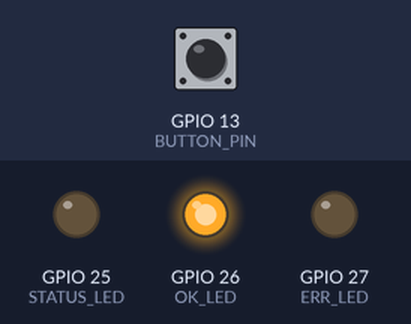
Simulated run of this sketch. Board: ESP32. Parts: output pins drawn as LEDs (lit = HIGH). Inputs (shaded band) come from the test bench; at power-on: GPIO 13 (BUTTON_PIN) HIGH. WiFi joins after 1.5 s; servers stay silent unless stated; uploads are accepted with an empty reply; what the sketch prints to the serial monitor is not drawn.

Above: at 0.4 s.
At 4.0 s:
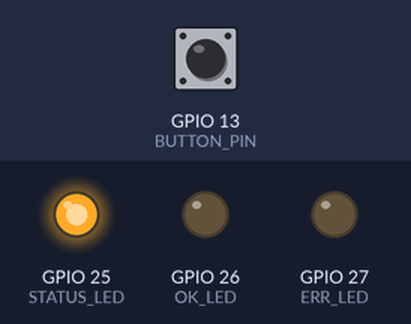
4.1 s: GPIO 13 (BUTTON_PIN) pulled LOW for 0.15 s
At 4.95 s:
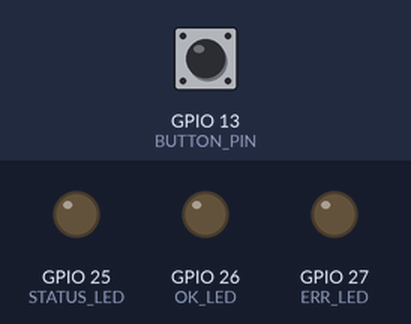
Timing chart, 0 to 7.1 s (numbered marks = the images above; inputs shaded):
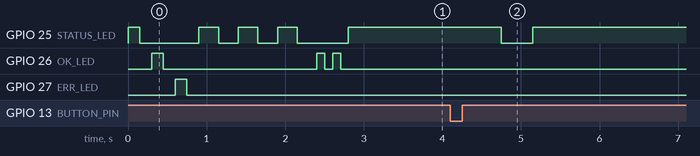

The sketch:

WiFi.ino
```cpp
/*
  ESP32 button -> Apple Watch "danger mode" alert with stiffness control
  ----------------------------------------------------------------------
  Press the button and your Apple Watch buzzes with "Danger mode approached"
  and asks whether to increase stiffness. The notification has two buttons,
  "Increase stiffness" and "Decrease stiffness", which send a command back to
  the ESP32 and change the stiffness level (0 to MAX_STIFFNESS).
  Uses ntfy.sh (free, no account) over WiFi: install the "ntfy" app on your
  iPhone and subscribe to NTFY_TOPIC. iPhone notifications mirror to the Watch.

  LEDs show the stiffness level (one LED stays on):
    Green  (OK_LED)      = low stiffness     (level 0-1)
    Yellow (STATUS_LED)  = medium stiffness  (level 2-3)
    Red    (ERR_LED)     = high stiffness    (level 4-5)
  Other LED signals:
    Yellow blinking      = connecting to WiFi, solid while sending
    New level's LED      flashes 3x when the stiffness changes
    Red flashes 3x       = send failed (check WiFi / topic)
    Current LED flashes 1x when stiffness is already at max / min

  Wiring (resistors are 220-330 ohm):
    Button:      one leg -> GPIO 13, other leg -> GND   (internal pull-up, no resistor needed)
    Yellow LED:  GPIO 25 -> resistor -> LED long leg; LED short leg -> GND
    Green LED:   GPIO 26 -> resistor -> LED long leg; LED short leg -> GND
    Red LED:     GPIO 27 -> resistor -> LED long leg; LED short leg -> GND

  Board:   any ESP32 (Tools > Board > esp32 > "ESP32 Dev Module")
  Library: all built into the ESP32 Arduino core
*/

#include <WiFi.h>
#include <HTTPClient.h>
#include <WiFiClientSecure.h>

// ---- Change these ----
#include "secrets.h"   // WIFI_SSID and WIFI_PASS (copy secrets.example.h to secrets.h)
const char *NTFY_TOPIC = "dte-esp32-change-me-8f3k2";      // ESP32 -> phone. Make it random; anyone who knows it can read it
const char *NTFY_CMD_TOPIC = "dte-esp32-change-me-8f3k2-cmd";  // phone -> ESP32

#define BUTTON_PIN  13
#define STATUS_LED  25
#define OK_LED      26
#define ERR_LED     27

#define DEBOUNCE_MS 50
#define COOLDOWN_MS 2000   // ignore presses for 2 s after sending (ntfy rate-limits spam)
#define POLL_MS     3000   // how often to check for commands from the phone
#define MAX_STIFFNESS 5    // stiffness levels go from 0 (softest) to this
#define START_STIFFNESS 2

int pressCount = 0;
int stiffness = START_STIFFNESS;
int lastReading = HIGH;
int buttonState = HIGH;
unsigned long lastChange = 0;
unsigned long lastSent = 0;
unsigned long lastPoll = 0;
String lastCmdId = "";     // id of the last command handled, so each runs once

void flash(int pin, int times, int ms) {
  int before = digitalRead(pin);   // restore afterwards, so a phone-set "on" stays on
  for (int i = 0; i < times; i++) {
    digitalWrite(pin, HIGH); delay(ms);
    digitalWrite(pin, LOW);  delay(ms);
  }
  digitalWrite(pin, before);
}

void listNetworks() {
  // Prints every WiFi network the ESP32 can see. If yours isn't listed, it's
  // probably 5 GHz only (ESP32 needs 2.4 GHz) or out of range.
  Serial.println("Networks the ESP32 can see:");
  int n = WiFi.scanNetworks();
  for (int i = 0; i < n; i++) {
    Serial.printf("  \"%s\"  signal %d dBm  %s\n", WiFi.SSID(i).c_str(), WiFi.RSSI(i),
                  WiFi.encryptionType(i) == WIFI_AUTH_WPA2_ENTERPRISE ? "(enterprise login, won't work)" : "");
  }
  if (n == 0) Serial.println("  (none found)");
  WiFi.scanDelete();
}

bool wifiStarted = false;

void connectWiFi() {
  if (WiFi.status() == WL_CONNECTED) return;

  if (!wifiStarted) {
    Serial.printf("Connecting to WiFi \"%s\"", WIFI_SSID);
    WiFi.mode(WIFI_STA);
    WiFi.setAutoReconnect(true);
    WiFi.setSleep(false);               // phone hotspots often drop ESP32s that use WiFi power-saving
    WiFi.begin(WIFI_SSID, WIFI_PASS);   // only called once; calling it again mid-attempt causes "sta is connecting"
    wifiStarted = true;
  } else {
    Serial.print("WiFi dropped, reconnecting");
    WiFi.reconnect();
  }

  unsigned long start = millis();
  while (WiFi.status() != WL_CONNECTED && millis() - start < 15000) {
    digitalWrite(STATUS_LED, !digitalRead(STATUS_LED));   // blink while connecting
    delay(250);
    Serial.print(".");
  }
  digitalWrite(STATUS_LED, LOW);
  if (WiFi.status() == WL_CONNECTED) {
    Serial.print(" connected, IP ");
    Serial.println(WiFi.localIP());
  } else {
    // 1 = network not found, 4 = connect failed (usually wrong password), 6 = disconnected
    Serial.printf(" FAILED (status %d)\n", WiFi.status());
    WiFi.disconnect();   // stop trying so the scan below can run
    delay(200);
    listNetworks();
  }
}

// Which LED shows the current stiffness: green = low, yellow = medium, red = high.
int stiffnessLed() {
  if (stiffness <= 1) return OK_LED;
  if (stiffness <= 3) return STATUS_LED;
  return ERR_LED;
}

// Turns on only the LED for the current stiffness.
void showStiffness() {
  digitalWrite(OK_LED, LOW);
  digitalWrite(STATUS_LED, LOW);
  digitalWrite(ERR_LED, LOW);
  digitalWrite(stiffnessLed(), HIGH);
}

// Sets a new stiffness level and shows it on the LEDs.
// This is where the damper / actuator output goes once it is wired up
// (e.g. set the MR coil PWM duty from the level).
void setStiffness(int level) {
  stiffness = level;
  Serial.printf("Stiffness now %d/%d\n", stiffness, MAX_STIFFNESS);
  showStiffness();
  flash(stiffnessLed(), 3, 150);   // flash the new colour so the change is obvious
}

// Sends a notification. withStiffnessButtons adds the increase / decrease buttons.
bool sendNotification(const String &title, const String &message,
                      const char *priority, const char *tags, bool withStiffnessButtons) {
  connectWiFi();
  if (WiFi.status() != WL_CONNECTED) return false;

  digitalWrite(STATUS_LED, HIGH);
  WiFiClientSecure client;
  client.setInsecure();               // skips certificate check; fine for a prototype
  HTTPClient http;
  http.begin(client, String("https://ntfy.sh/") + NTFY_TOPIC);
  http.addHeader("Title", title);
  http.addHeader("Priority", priority);  // "urgent"/"high" give a stronger buzz on the watch
  http.addHeader("Tags", tags);          // shows an emoji on the notification
  if (withStiffnessButtons) {
    // Buttons on the notification that send a command back to the ESP32.
    String cmdUrl = String("https://ntfy.sh/") + NTFY_CMD_TOPIC;
    http.addHeader("Actions", "http, Increase stiffness, " + cmdUrl + ", body=up, clear=true; "
                              "http, Decrease stiffness, " + cmdUrl + ", body=down, clear=true");
  }
  int code = http.POST(message);
  http.end();
  digitalWrite(STATUS_LED, LOW);

  Serial.printf("ntfy -> HTTP %d\n", code);
  return code == 200;
}

// Pulls the value of "key":"..." out of one line of ntfy's JSON.
String jsonField(const String &line, const String &key) {
  String tag = "\"" + key + "\":\"";
  int start = line.indexOf(tag);
  if (start < 0) return "";
  start += tag.length();
  int end = line.indexOf('"', start);
  return end < 0 ? "" : line.substring(start, end);
}

void handleCommand(String cmd) {
  cmd.trim();
  cmd.toLowerCase();
  Serial.printf("Command from phone: \"%s\"\n", cmd.c_str());

  if (cmd == "up" || cmd == "down") {
    int target = stiffness + (cmd == "up" ? 1 : -1);
    if (target < 0 || target > MAX_STIFFNESS) {
      flash(stiffnessLed(), 1, 300);
      sendNotification("Stiffness unchanged",
                       String("Already at ") + (target < 0 ? "minimum" : "maximum") +
                       " (" + stiffness + "/" + MAX_STIFFNESS + ")",
                       "default", "warning", true);
      showStiffness();
      return;
    }
    setStiffness(target);
    sendNotification(cmd == "up" ? "Stiffness increased" : "Stiffness decreased",
                     String("Stiffness now ") + stiffness + "/" + MAX_STIFFNESS,
                     "default", cmd == "up" ? "arrow_up" : "arrow_down", true);
    showStiffness();   // sending blinks the yellow LED, so put the stiffness colour back
  }
}

// Asks ntfy for any new messages on the command topic.
void pollCommands() {
  if (WiFi.status() != WL_CONNECTED) return;

  WiFiClientSecure client;
  client.setInsecure();
  HTTPClient http;
  String since = lastCmdId.length() ? lastCmdId : "10s";
  http.begin(client, String("https://ntfy.sh/") + NTFY_CMD_TOPIC + "/json?poll=1&since=" + since);
  int code = http.GET();
  String body = code == 200 ? http.getString() : "";
  http.end();
  if (code != 200) return;

  // One JSON object per line, oldest first.
  int pos = 0;
  while (pos < (int)body.length()) {
    int nl = body.indexOf('\n', pos);
    if (nl < 0) nl = body.length();
    String line = body.substring(pos, nl);
    pos = nl + 1;

    if (jsonField(line, "event") != "message") continue;
    String id = jsonField(line, "id");
    if (id.length() == 0 || id == lastCmdId) continue;
    lastCmdId = id;
    handleCommand(jsonField(line, "message"));
  }
}

void setup() {
  Serial.begin(115200);
  pinMode(BUTTON_PIN, INPUT_PULLUP);   // reads LOW when pressed
  pinMode(STATUS_LED, OUTPUT);
  pinMode(OK_LED, OUTPUT);
  pinMode(ERR_LED, OUTPUT);

  // Quick LED self-test so you know all three are wired right.
  flash(STATUS_LED, 1, 150); flash(OK_LED, 1, 150); flash(ERR_LED, 1, 150);

  connectWiFi();
  if (WiFi.status() == WL_CONNECTED) flash(OK_LED, 2, 100);
  else flash(ERR_LED, 3, 150);
  showStiffness();
}

void loop() {
  int reading = digitalRead(BUTTON_PIN);
  if (reading != lastReading) lastChange = millis();
  lastReading = reading;

  if (millis() - lastChange > DEBOUNCE_MS && reading != buttonState) {
    buttonState = reading;

    if (buttonState == LOW && millis() - lastSent > COOLDOWN_MS) {   // just pressed
      pressCount++;
      lastSent = millis();
      Serial.printf("Button pressed (#%d), sending...\n", pressCount);

      String msg = String("Danger mode approached. Increase stiffness? (now ") +
                   stiffness + "/" + MAX_STIFFNESS + ")";
      if (sendNotification("Danger mode approached", msg, "urgent", "warning", true)) {
        flash(stiffnessLed(), 1, 400);
      } else {
        flash(ERR_LED, 3, 150);
      }
      showStiffness();
    }
  }

  // Check for commands from the phone every few seconds.
  // (Each check takes about half a second, so a very quick button tap during one may be missed.)
  if (millis() - lastPoll > POLL_MS) {
    lastPoll = millis();
    pollCommands();
  }
}
```

secrets.example.h
```cpp
// Copy this file to secrets.h and fill in your network. secrets.h is git-ignored.
#pragma once

const char *WIFI_SSID = "your-network";   // 2.4 GHz only
const char *WIFI_PASS = "your-password";
```

Measured:
- after the input at 4.1 s, GPIO 25 (STATUS_LED): HIGH → LOW after 0.65 s, → HIGH 0.40 s later
